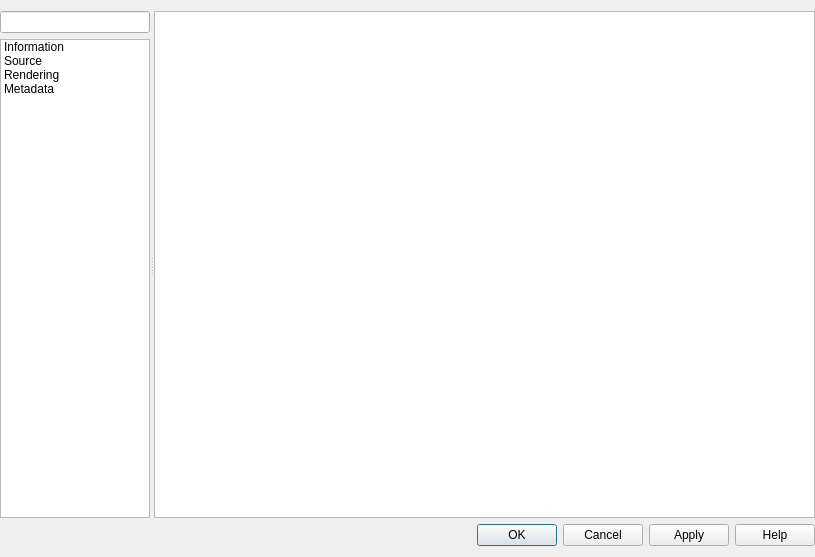
<?xml version="1.0" encoding="UTF-8"?>
<ui version="4.0">
 <class>QgsTiledMeshLayerPropertiesBase</class>
 <widget class="QDialog" name="QgsTiledMeshLayerPropertiesBase">
  <property name="geometry">
   <rect>
    <x>0</x>
    <y>0</y>
    <width>815</width>
    <height>557</height>
   </rect>
  </property>
  <property name="minimumSize">
   <size>
    <width>700</width>
    <height>0</height>
   </size>
  </property>
  <property name="windowTitle">
   <string>Vector Tile Layer Properties</string>
  </property>
  <layout class="QVBoxLayout" name="verticalLayout">
   <property name="leftMargin">
    <number>0</number>
   </property>
   <property name="rightMargin">
    <number>0</number>
   </property>
   <item>
    <widget class="QSplitter" name="mOptionsSplitter">
     <property name="orientation">
      <enum>Qt::Horizontal</enum>
     </property>
     <property name="childrenCollapsible">
      <bool>false</bool>
     </property>
     <widget class="QFrame" name="mOptionsListFrame">
      <property name="minimumSize">
       <size>
        <width>0</width>
        <height>0</height>
       </size>
      </property>
      <property name="frameShape">
       <enum>QFrame::NoFrame</enum>
      </property>
      <property name="frameShadow">
       <enum>QFrame::Raised</enum>
      </property>
      <layout class="QVBoxLayout" name="verticalLayout_2">
       <property name="leftMargin">
        <number>0</number>
       </property>
       <property name="topMargin">
        <number>0</number>
       </property>
       <property name="rightMargin">
        <number>0</number>
       </property>
       <property name="bottomMargin">
        <number>0</number>
       </property>
       <item>
        <widget class="QgsFilterLineEdit" name="mSearchLineEdit"/>
       </item>
       <item>
        <widget class="QListWidget" name="mOptionsListWidget">
         <property name="minimumSize">
          <size>
           <width>58</width>
           <height>0</height>
          </size>
         </property>
         <property name="maximumSize">
          <size>
           <width>150</width>
           <height>16777215</height>
          </size>
         </property>
         <property name="horizontalScrollBarPolicy">
          <enum>Qt::ScrollBarAlwaysOff</enum>
         </property>
         <property name="editTriggers">
          <set>QAbstractItemView::NoEditTriggers</set>
         </property>
         <property name="iconSize">
          <size>
           <width>32</width>
           <height>32</height>
          </size>
         </property>
         <property name="textElideMode">
          <enum>Qt::ElideNone</enum>
         </property>
         <property name="resizeMode">
          <enum>QListView::Adjust</enum>
         </property>
         <property name="wordWrap">
          <bool>true</bool>
         </property>
         <item>
          <property name="text">
           <string>Information</string>
          </property>
          <property name="toolTip">
           <string>Information</string>
          </property>
          <property name="icon">
           <iconset resource="../../images/images.qrc">
            <normaloff>:/images/themes/default/propertyicons/metadata.svg</normaloff>:/images/themes/default/propertyicons/metadata.svg</iconset>
          </property>
         </item>
         <item>
          <property name="text">
           <string>Source</string>
          </property>
          <property name="toolTip">
           <string>Source</string>
          </property>
          <property name="icon">
           <iconset resource="../../images/images.qrc">
            <normaloff>:/images/themes/default/propertyicons/system.svg</normaloff>:/images/themes/default/propertyicons/system.svg</iconset>
          </property>
         </item>
         <item>
          <property name="text">
           <string>Rendering</string>
          </property>
          <property name="toolTip">
           <string>Rendering</string>
          </property>
          <property name="icon">
           <iconset resource="../../images/images.qrc">
            <normaloff>:/images/themes/default/propertyicons/rendering.svg</normaloff>:/images/themes/default/propertyicons/rendering.svg</iconset>
          </property>
         </item>
         <item>
          <property name="text">
           <string>Metadata</string>
          </property>
          <property name="toolTip">
           <string>Metadata</string>
          </property>
          <property name="icon">
           <iconset resource="../../images/images.qrc">
            <normaloff>:/images/themes/default/propertyicons/editmetadata.svg</normaloff>:/images/themes/default/propertyicons/editmetadata.svg</iconset>
          </property>
         </item>
        </widget>
       </item>
      </layout>
     </widget>
     <widget class="QFrame" name="mOptionsFrame">
      <property name="sizePolicy">
       <sizepolicy hsizetype="Expanding" vsizetype="Preferred">
        <horstretch>1</horstretch>
        <verstretch>0</verstretch>
       </sizepolicy>
      </property>
      <property name="frameShape">
       <enum>QFrame::NoFrame</enum>
      </property>
      <property name="frameShadow">
       <enum>QFrame::Raised</enum>
      </property>
      <layout class="QVBoxLayout" name="verticalLayout_3">
       <property name="leftMargin">
        <number>0</number>
       </property>
       <property name="topMargin">
        <number>0</number>
       </property>
       <property name="rightMargin">
        <number>0</number>
       </property>
       <property name="bottomMargin">
        <number>0</number>
       </property>
       <item>
        <widget class="QStackedWidget" name="mOptionsStackedWidget">
         <property name="sizePolicy">
          <sizepolicy hsizetype="Expanding" vsizetype="Expanding">
           <horstretch>0</horstretch>
           <verstretch>0</verstretch>
          </sizepolicy>
         </property>
         <property name="frameShadow">
          <enum>QFrame::Plain</enum>
         </property>
         <property name="currentIndex">
          <number>0</number>
         </property>
         <widget class="QWidget" name="mOptsPage_Information">
          <layout class="QVBoxLayout" name="verticalLayout_4">
           <property name="leftMargin">
            <number>0</number>
           </property>
           <property name="topMargin">
            <number>0</number>
           </property>
           <property name="rightMargin">
            <number>0</number>
           </property>
           <property name="bottomMargin">
            <number>0</number>
           </property>
           <item>
            <widget class="QTextBrowser" name="mInformationTextBrowser"/>
           </item>
          </layout>
         </widget>
         <widget class="QWidget" name="mOptsPage_Source">
          <layout class="QVBoxLayout" name="verticalLayout_9">
           <property name="leftMargin">
            <number>0</number>
           </property>
           <property name="topMargin">
            <number>0</number>
           </property>
           <property name="rightMargin">
            <number>0</number>
           </property>
           <property name="bottomMargin">
            <number>0</number>
           </property>
           <item>
            <widget class="QgsCollapsibleGroupBox" name="groupBox_60">
             <property name="title">
              <string>Settings</string>
             </property>
             <layout class="QVBoxLayout" name="verticalLayout_260">
              <item>
               <layout class="QHBoxLayout" name="horizontalLayout_13">
                <item>
                 <widget class="QLabel" name="label_6">
                  <property name="text">
                   <string>Layer name</string>
                  </property>
                 </widget>
                </item>
                <item>
                 <widget class="QLineEdit" name="mLayerOrigNameLineEdit"/>
                </item>
               </layout>
              </item>
             </layout>
            </widget>
           </item>
           <item>
            <widget class="QgsCollapsibleGroupBox" name="mCrsGroupBox">
             <property name="focusPolicy">
              <enum>Qt::StrongFocus</enum>
             </property>
             <property name="title">
              <string>Assigned Coordinate Reference System (CRS)</string>
             </property>
             <property name="checkable">
              <bool>false</bool>
             </property>
             <property name="syncGroup" stdset="0">
              <string notr="true">vectorgeneral</string>
             </property>
             <layout class="QVBoxLayout" name="verticalLayout_28">
              <property name="spacing">
               <number>6</number>
              </property>
              <item>
               <widget class="QgsProjectionSelectionWidget" name="mCrsSelector" native="true">
                <property name="focusPolicy">
                 <enum>Qt::StrongFocus</enum>
                </property>
               </widget>
              </item>
              <item>
               <widget class="QLabel" name="label_7">
                <property name="text">
                 <string>&lt;html&gt;&lt;head/&gt;&lt;body&gt;&lt;p&gt;&lt;span style=&quot; font-weight:600;&quot;&gt;Changing this option does not modify the original data source or perform any reprojection of data. Rather, it can be used to override the layer's CRS within this project if it could not be detected or has been incorrectly detected.&lt;/span&gt;&lt;/p&gt;&lt;/body&gt;&lt;/html&gt;</string>
                </property>
                <property name="textFormat">
                 <enum>Qt::RichText</enum>
                </property>
                <property name="wordWrap">
                 <bool>true</bool>
                </property>
               </widget>
              </item>
              <item>
               <widget class="Line" name="line_2">
                <property name="orientation">
                 <enum>Qt::Vertical</enum>
                </property>
               </widget>
              </item>
             </layout>
            </widget>
           </item>
           <item>
            <spacer name="verticalSpacer">
             <property name="orientation">
              <enum>Qt::Vertical</enum>
             </property>
             <property name="sizeHint" stdset="0">
              <size>
               <width>20</width>
               <height>40</height>
              </size>
             </property>
            </spacer>
           </item>
          </layout>
         </widget>
         <widget class="QWidget" name="mOptsPage_Rendering">
          <layout class="QVBoxLayout" name="verticalLayout_10">
           <property name="leftMargin">
            <number>0</number>
           </property>
           <property name="topMargin">
            <number>0</number>
           </property>
           <property name="rightMargin">
            <number>0</number>
           </property>
           <property name="bottomMargin">
            <number>0</number>
           </property>
           <item>
            <widget class="QgsCollapsibleGroupBox" name="chkUseScaleDependentRendering">
             <property name="title">
              <string>Scale Dependent Visibility</string>
             </property>
             <property name="checkable">
              <bool>true</bool>
             </property>
             <property name="checked">
              <bool>false</bool>
             </property>
             <property name="syncGroup" stdset="0">
              <string notr="true">rastergeneral</string>
             </property>
             <layout class="QGridLayout" name="_5">
              <property name="leftMargin">
               <number>11</number>
              </property>
              <property name="topMargin">
               <number>11</number>
              </property>
              <property name="rightMargin">
               <number>11</number>
              </property>
              <property name="bottomMargin">
               <number>11</number>
              </property>
              <property name="verticalSpacing">
               <number>6</number>
              </property>
              <item row="0" column="0" colspan="2">
               <widget class="QgsScaleRangeWidget" name="mScaleRangeWidget" native="true">
                <property name="toolTip">
                 <string/>
                </property>
                <property name="whatsThis">
                 <string/>
                </property>
               </widget>
              </item>
             </layout>
            </widget>
           </item>
           <item>
            <spacer name="verticalSpacer_2">
             <property name="orientation">
              <enum>Qt::Vertical</enum>
             </property>
             <property name="sizeHint" stdset="0">
              <size>
               <width>20</width>
               <height>40</height>
              </size>
             </property>
            </spacer>
           </item>
          </layout>
         </widget>
         <widget class="QWidget" name="mOptsPage_Metadata">
          <layout class="QVBoxLayout" name="verticalLayout_5">
           <property name="leftMargin">
            <number>0</number>
           </property>
           <property name="topMargin">
            <number>0</number>
           </property>
           <property name="rightMargin">
            <number>0</number>
           </property>
           <property name="bottomMargin">
            <number>0</number>
           </property>
           <item>
            <widget class="QFrame" name="metadataFrame">
             <property name="frameShape">
              <enum>QFrame::NoFrame</enum>
             </property>
             <property name="frameShadow">
              <enum>QFrame::Raised</enum>
             </property>
            </widget>
           </item>
          </layout>
         </widget>
        </widget>
       </item>
      </layout>
     </widget>
    </widget>
   </item>
   <item>
    <widget class="QFrame" name="mButtonBoxFrame">
     <property name="sizePolicy">
      <sizepolicy hsizetype="Preferred" vsizetype="Maximum">
       <horstretch>0</horstretch>
       <verstretch>0</verstretch>
      </sizepolicy>
     </property>
     <property name="frameShape">
      <enum>QFrame::NoFrame</enum>
     </property>
     <property name="frameShadow">
      <enum>QFrame::Raised</enum>
     </property>
     <layout class="QGridLayout" name="gridLayout">
      <property name="leftMargin">
       <number>0</number>
      </property>
      <property name="topMargin">
       <number>0</number>
      </property>
      <property name="rightMargin">
       <number>0</number>
      </property>
      <property name="bottomMargin">
       <number>0</number>
      </property>
      <item row="0" column="0" colspan="2">
       <widget class="QDialogButtonBox" name="buttonBox">
        <property name="orientation">
         <enum>Qt::Horizontal</enum>
        </property>
        <property name="standardButtons">
         <set>QDialogButtonBox::Apply|QDialogButtonBox::Cancel|QDialogButtonBox::Help|QDialogButtonBox::Ok</set>
        </property>
       </widget>
      </item>
     </layout>
    </widget>
   </item>
  </layout>
 </widget>
 <customwidgets>
  <customwidget>
   <class>QgsCollapsibleGroupBox</class>
   <extends>QGroupBox</extends>
   <header>qgscollapsiblegroupbox.h</header>
   <container>1</container>
  </customwidget>
  <customwidget>
   <class>QgsFilterLineEdit</class>
   <extends>QLineEdit</extends>
   <header>qgsfilterlineedit.h</header>
  </customwidget>
  <customwidget>
   <class>QgsProjectionSelectionWidget</class>
   <extends>QWidget</extends>
   <header>qgsprojectionselectionwidget.h</header>
   <container>1</container>
  </customwidget>
  <customwidget>
   <class>QgsScaleRangeWidget</class>
   <extends>QWidget</extends>
   <header>qgsscalerangewidget.h</header>
  </customwidget>
 </customwidgets>
 <tabstops>
  <tabstop>mSearchLineEdit</tabstop>
  <tabstop>mOptionsListWidget</tabstop>
  <tabstop>mInformationTextBrowser</tabstop>
  <tabstop>mLayerOrigNameLineEdit</tabstop>
  <tabstop>mCrsGroupBox</tabstop>
  <tabstop>mCrsSelector</tabstop>
  <tabstop>chkUseScaleDependentRendering</tabstop>
 </tabstops>
 <resources>
  <include location="../../images/images.qrc"/>
  <include location="../../images/images.qrc"/>
 </resources>
 <connections>
  <connection>
   <sender>mOptionsListWidget</sender>
   <signal>currentRowChanged(int)</signal>
   <receiver>mOptionsStackedWidget</receiver>
   <slot>setCurrentIndex(int)</slot>
   <hints>
    <hint type="sourcelabel">
     <x>86</x>
     <y>325</y>
    </hint>
    <hint type="destinationlabel">
     <x>794</x>
     <y>14</y>
    </hint>
   </hints>
  </connection>
 </connections>
</ui>
